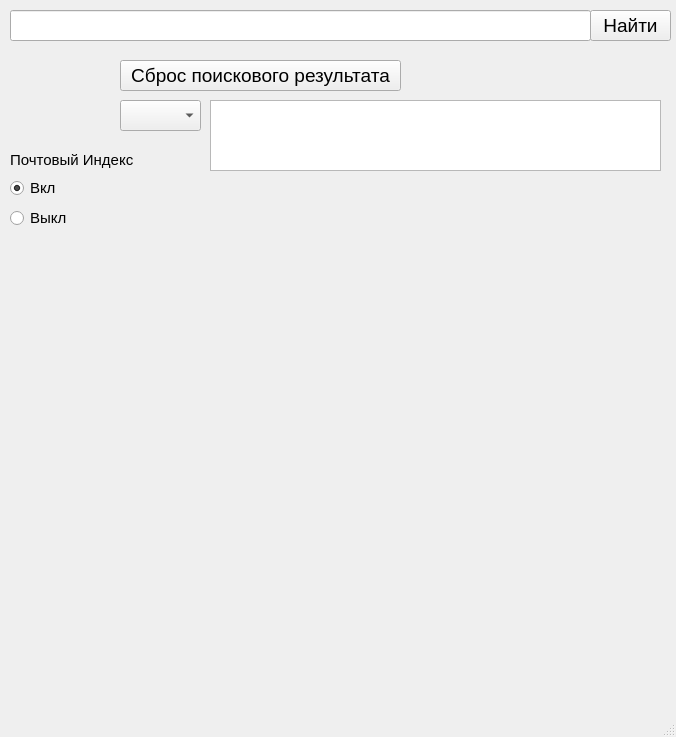
<?xml version="1.0" encoding="UTF-8"?>
<ui version="4.0">
 <class>MainWindow</class>
 <widget class="QMainWindow" name="MainWindow">
  <property name="geometry">
   <rect>
    <x>0</x>
    <y>0</y>
    <width>676</width>
    <height>737</height>
   </rect>
  </property>
  <property name="windowTitle">
   <string>MainWindow</string>
  </property>
  <widget class="QWidget" name="centralwidget">
   <widget class="QLabel" name="mapLabel">
    <property name="geometry">
     <rect>
      <x>10</x>
      <y>240</y>
      <width>650</width>
      <height>450</height>
     </rect>
    </property>
    <property name="text">
     <string/>
    </property>
   </widget>
   <widget class="QLineEdit" name="searchEdit">
    <property name="geometry">
     <rect>
      <x>10</x>
      <y>10</y>
      <width>581</width>
      <height>31</height>
     </rect>
    </property>
    <property name="font">
     <font>
      <pointsize>14</pointsize>
     </font>
    </property>
    <property name="text">
     <string/>
    </property>
   </widget>
   <widget class="QPushButton" name="findButton">
    <property name="geometry">
     <rect>
      <x>590</x>
      <y>10</y>
      <width>81</width>
      <height>31</height>
     </rect>
    </property>
    <property name="font">
     <font>
      <pointsize>14</pointsize>
     </font>
    </property>
    <property name="text">
     <string>Найти</string>
    </property>
   </widget>
   <widget class="QWidget" name="verticalLayoutWidget">
    <property name="geometry">
     <rect>
      <x>10</x>
      <y>60</y>
      <width>101</width>
      <height>83</height>
     </rect>
    </property>
    <layout class="QVBoxLayout" name="map_type_layout"/>
   </widget>
   <widget class="QPushButton" name="resetFindButton">
    <property name="geometry">
     <rect>
      <x>120</x>
      <y>60</y>
      <width>281</width>
      <height>31</height>
     </rect>
    </property>
    <property name="font">
     <font>
      <pointsize>14</pointsize>
     </font>
    </property>
    <property name="text">
     <string>Сброс поискового результата</string>
    </property>
   </widget>
   <widget class="QComboBox" name="point_comboBox">
    <property name="geometry">
     <rect>
      <x>120</x>
      <y>100</y>
      <width>81</width>
      <height>31</height>
     </rect>
    </property>
    <property name="font">
     <font>
      <pointsize>14</pointsize>
     </font>
    </property>
   </widget>
   <widget class="QPlainTextEdit" name="full_address_edit">
    <property name="geometry">
     <rect>
      <x>210</x>
      <y>100</y>
      <width>451</width>
      <height>71</height>
     </rect>
    </property>
    <property name="font">
     <font>
      <pointsize>12</pointsize>
     </font>
    </property>
    <property name="plainText">
     <string>
</string>
    </property>
   </widget>
   <widget class="QWidget" name="verticalLayoutWidget_2">
    <property name="geometry">
     <rect>
      <x>10</x>
      <y>150</y>
      <width>123</width>
      <height>80</height>
     </rect>
    </property>
    <layout class="QVBoxLayout" name="verticalLayout">
     <item>
      <widget class="QLabel" name="label">
       <property name="font">
        <font>
         <pointsize>11</pointsize>
        </font>
       </property>
       <property name="text">
        <string>Почтовый Индекс</string>
       </property>
      </widget>
     </item>
     <item>
      <widget class="QRadioButton" name="index_on_radioButton">
       <property name="font">
        <font>
         <pointsize>11</pointsize>
        </font>
       </property>
       <property name="text">
        <string>Вкл</string>
       </property>
       <property name="checked">
        <bool>true</bool>
       </property>
      </widget>
     </item>
     <item>
      <widget class="QRadioButton" name="index_off_radioButton">
       <property name="font">
        <font>
         <pointsize>11</pointsize>
        </font>
       </property>
       <property name="text">
        <string>Выкл</string>
       </property>
      </widget>
     </item>
    </layout>
   </widget>
  </widget>
  <widget class="QMenuBar" name="menubar">
   <property name="geometry">
    <rect>
     <x>0</x>
     <y>0</y>
     <width>676</width>
     <height>21</height>
    </rect>
   </property>
  </widget>
  <widget class="QStatusBar" name="statusbar"/>
 </widget>
 <resources/>
 <connections/>
</ui>
